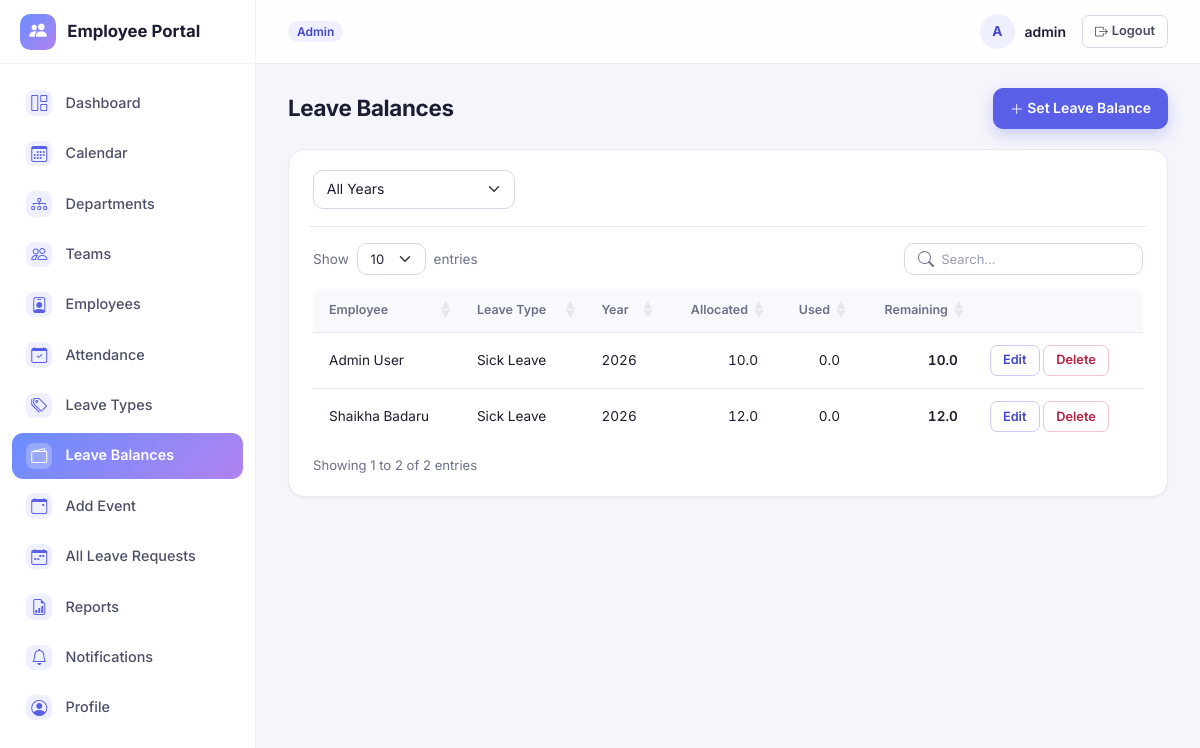
The page /leave-balances/ (signed in) on the database its author committed.
### accounts/models.py (models this page shows, shortened)
class User(AbstractUser):
    class Role(models.TextChoices):
        ADMIN = 'ADMIN', 'Admin'
        HR = 'HR', 'HR'
        TEAM_LEAD = 'TEAM_LEAD', 'Team Lead'
        EMPLOYEE = 'EMPLOYEE', 'Employee'
    role = models.CharField(max_length=20, choices=Role.choices, default=Role.EMPLOYEE)
    phone = models.CharField(max_length=20, blank=True)
    address = models.TextField(blank=True)
    emergency_contact = models.CharField(max_length=100, blank=True)
    profile_image = models.ImageField(upload_to='profile_images/', blank=True, null=True)
    def is_team_lead(self):
        return self.role == self.Role.TEAM_LEAD
    def can_manage_employees(self):
        return self.role in (self.Role.ADMIN, self.Role.HR)

### employeeApp/models/leave.py (models this page shows, shortened)
class LeaveBalance(models.Model):
    employee = models.ForeignKey(Employee, on_delete=models.CASCADE, related_name='leave_balances')
    leave_type = models.ForeignKey(LeaveType, on_delete=models.CASCADE, related_name='balances')
    year = models.PositiveIntegerField(default=timezone.now().year)
    allocated = models.DecimalField(max_digits=5, decimal_places=1, default=0)
    used = models.DecimalField(max_digits=5, decimal_places=1, default=0)
    class Meta:
        unique_together = ('employee', 'leave_type', 'year')
    @property
    def remaining(self):
        return self.allocated - self.used

class LeaveType(models.Model):
    name = models.CharField(max_length=50, unique=True)
    default_yearly_allocation = models.PositiveIntegerField(default=0)
    is_active = models.BooleanField(default=True)
    class Meta:
        ordering = ['name']

### employeeApp/models/employees.py (models this page shows, shortened)
class Employee(models.Model):
    class EmploymentStatus(models.TextChoices):
        ACTIVE='ACTIVE','Active'
        INACTIVE='INACTIVE','Inactive'
    user=models.OneToOneField(settings.AUTH_USER_MODEL, on_delete=models.CASCADE, related_name='employee_profile')
    employee_id=models.CharField(max_length=20, unique=True)
    full_name=models.CharField(max_length=150)
    email=models.EmailField(unique=True)
    phone=models.CharField(max_length=20, blank=True)
    date_of_joining=models.DateField()
    designation=models.CharField(max_length=100)
    team=models.ForeignKey(Team, on_delete=models.SET_NULL,null=True,blank=True,related_name='employees')
    reporting_team_lead=models.ForeignKey(
        settings.AUTH_USER_MODEL,on_delete=models.SET_NULL, null=True, blank=True,
        related_name='direct_reports', limit_choices_to={'role': 'TEAM_LEAD'}
    )
    employment_status=models.CharField(max_length=10,choices=EmploymentStatus.choices,default=EmploymentStatus.ACTIVE)
    created_at=models.DateTimeField(auto_now_add=True)
    class Meta:
        ordering=['full_name']

### employeeApp/views/leave.py (the view)
# urls.py: path('leave-balances/', views.leave_balance_list, name='leave_balance_list'),
@admin_hr_required
def leave_balance_list(request):
    balances = LeaveBalance.objects.select_related('employee', 'leave_type').order_by(
        '-year', 'employee__full_name', 'leave_type__name'
    )
    year = request.GET.get('year')
    if year:
        balances = balances.filter(year=year)
    years = LeaveBalance.objects.values_list('year', flat=True).distinct().order_by('-year')
    return render(request, 'employeeApp/leave_balance_list.html', {
        'balances': balances, 'years': years, 'selected_year': year,
    })

### employeeApp/context_processors.py (called while the page is built)
def unread_notifications(request):
    if request.user.is_authenticated:
        qs = Notification.objects.filter(user=request.user, is_read=False)
        return {
            'unread_notification_count': qs.count(),
            'recent_notifications': qs[:5],
        }
    return {'unread_notification_count': 0, 'recent_notifications': []}

### employeeApp/templates/employeeApp/leave_balance_list.html (shortened to what this page needs)
{% extends "base.html" %}
{% block content %}
<div class="page-header">
    <h1>Leave Balances</h1>
    <a href="{% url 'employeeApp:leave_balance_add' %}" class="btn btn-primary"><i class="bi bi-plus-lg"></i> Set Leave Balance</a>
</div>
<div class="table-card">
    <form method="get" class="row g-2 mb-3">
        <div class="col-md-3">
            <select name="year" class="form-select" onchange="this.form.submit()">
                <option value="">All Years</option>
            </select>
        </div>
    </form>
    <table class="table table-hover align-middle dt-table">
        <thead><tr><th>Employee</th><th>Leave Type</th><th>Year</th><th class="text-end">Allocated</th><th class="text-end">Used</th><th class="text-end">Remaining</th><th class="no-sort"></th></tr></thead>
        <tbody>
        {% for b in balances %}
            <tr>
                <td>{{ b.employee.full_name }}</td>
                <td>{{ b.leave_type.name }}</td>
                <td>{{ b.year }}</td>
                <td class="text-end">{{ b.allocated }}</td>
                <td class="text-end">{{ b.used }}</td>
                <td class="text-end fw-semibold">{{ b.remaining }}</td>
                <td class="text-nowrap">
                    <a href="{% url 'employeeApp:leave_balance_edit' b.pk %}" class="btn btn-sm btn-outline-primary">Edit</a>
                    <a href="{% url 'employeeApp:leave_balance_delete' b.pk %}" class="btn btn-sm btn-outline-danger" onclick="return confirm('Remove this leave balance?');">Delete</a>
                </td>
            </tr>
        {% empty %}
            <tr><td colspan="7" class="text-muted text-center py-4">No leave balances set up yet.</td></tr>
        {% endfor %}
        </tbody>
    </table>
</div>
{% endblock %}

### employeeApp/templates/base.html (shortened to what this page needs)
{% load static %}
<!DOCTYPE html>
<html lang="en">
<head>
    <link href="https://cdn.jsdelivr.net/npm/bootstrap@5.3.3/dist/css/bootstrap.min.css" rel="stylesheet">
    <link rel="stylesheet" href="https://cdn.jsdelivr.net/npm/bootstrap-icons@1.11.3/font/bootstrap-icons.css">
    <link rel="stylesheet" href="https://cdn.jsdelivr.net/npm/datatables.net-bs5@1.13.11/css/dataTables.bootstrap5.min.css">
    <link rel="stylesheet" href="https://cdn.jsdelivr.net/npm/datatables.net-responsive-bs5@2.5.1/css/responsive.bootstrap5.min.css">
    <link rel="stylesheet" href="{% static 'employeeApp/style.css' %}">
</head>
<body>
{% if user.is_authenticated %}
<div class="app-shell">
    <aside class="sidebar" id="app-sidebar" aria-label="Main navigation">
        <div class="sidebar-brand">
            <span class="brand-mark"><i class="bi bi-people-fill"></i></span>
            <span>Employee Portal</span>
        </div>
        <nav class="sidebar-nav">
            <a href="{% url 'accounts:redirect_dashboard' %}" class="nav-link {% if 'dashboard' in request.path %}active{% endif %}">
                <i class="bi bi-grid-1x2"></i> Dashboard
            </a>
            <a href="{% url 'employeeApp:calendar_view' %}" class="nav-link {% if 'calendar' in request.path %}active{% endif %}">
                <i class="bi bi-calendar3"></i> Calendar
            </a>
            {% if user.can_manage_employees %}
            <a href="{% url 'employeeApp:department_list' %}" class="nav-link {% if 'departments' in request.path %}active{% endif %}">
                <i class="bi bi-diagram-3"></i> Departments
            </a>
            <a href="{% url 'employeeApp:team_list' %}" class="nav-link {% if 'teams' in request.path %}active{% endif %}">
                <i class="bi bi-people"></i> Teams
            </a>
            {% endif %}
            <a href="{% url 'employeeApp:employee_list' %}" class="nav-link {% if 'employees' in request.path %}active{% endif %}">
                <i class="bi bi-person-badge"></i> Employees
            </a>
            <a href="{% if user.is_team_lead or user.can_manage_employees %}{% url 'employeeApp:attendance_list' %}{% else %}{% url 'employeeApp:my_attendance' %}{% endif %}" class="nav-link ">
                <i class="bi bi-calendar-check"></i> Attendance
            </a>
            {% if user.can_manage_employees %}
            <a href="{% url 'employeeApp:leave_type_list' %}" class="nav-link {% if 'leave-types' in request.path %}active{% endif %}">
                <i class="bi bi-tags"></i> Leave Types
            </a>
            <a href="{% url 'employeeApp:leave_balance_list' %}" class="nav-link {% if 'leave-balances' in request.path %}active{% endif %}">
                <i class="bi bi-wallet2"></i> Leave Balances
            </a>
            <a href="{% url 'employeeApp:calendar_event_list' %}" class="nav-link {% if 'calendar-events' in request.path %}active{% endif %}">
                <i class="bi bi-calendar-event"></i> Add Event
            </a>
            <a href="{% url 'employeeApp:all_leave_requests' %}" class="nav-link {% if 'leave/all' in request.path %}active{% endif %}">
                <i class="bi bi-calendar-week"></i> All Leave Requests
            </a>
            {% elif user.is_team_lead %}
            <a href="{% url 'employeeApp:team_leave_requests' %}" class="nav-link {% if 'leave/team' in request.path %}active{% endif %}">
                <i class="bi bi-calendar-week"></i> Team Leave Requests
            </a>
            {% endif %}
            <a href="{% url 'employeeApp:attendance_report' %}" class="nav-link {% if 'reports' in request.path %}active{% endif %}">
                <i class="bi bi-file-earmark-bar-graph"></i> Reports
            </a>
            <a href="{% url 'employeeApp:notification_list' %}" class="nav-link {% if 'notifications' in request.path %}active{% endif %}">
                <i class="bi bi-bell"></i> Notifications
            </a>
            <a href="{% url 'accounts:profile' %}" class="nav-link {% if 'profile' in request.path or 'password-change' in request.path %}active{% endif %}">
                <i class="bi bi-person-circle"></i> Profile
            </a>
        </nav>
    </aside>
    <div class="main-col">
        <header class="topbar">
            <div class="topbar-role">
                <span class="badge role-badge">{{ user.get_role_display }}</span>
            </div>
            <div class="topbar-user">
                <div class="user-chip">
                    <span class="avatar">{% if user.profile_image %}<img src="{{ user.profile_image.url }}" alt="">{% else %}{{ user.get_full_name|default:user.username|slice:":1"|upper }}{% endif %}</span>
                    <span class="user-name">{{ user.get_full_name|default:user.username }}</span>
                </div>
                <a href="{% url 'accounts:logout' %}" class="btn btn-sm btn-outline-secondary btn-logout" aria-label="Log out"><i class="bi bi-box-arrow-right"></i><span class="d-none d-sm-inline ms-1">Logout</span></a>
            </div>
        </header>
        <main class="content">
            {% block content %}{% endblock %}
        </main>
    </div>
</div>
{% endif %}
</body>
</html>

### rows shown on the page
User: role "Admin", get_full_name "A", get_full_name "admin"
LeaveBalance: employee.full_name "Admin User", leave_type.name "Sick Leave", year "2026", allocated "10.0", used "0.0", remaining "10.0"
LeaveBalance: employee.full_name "Shaikha Badaru", leave_type.name "Sick Leave", year "2026", allocated "12.0", used "0.0", remaining "12.0"
